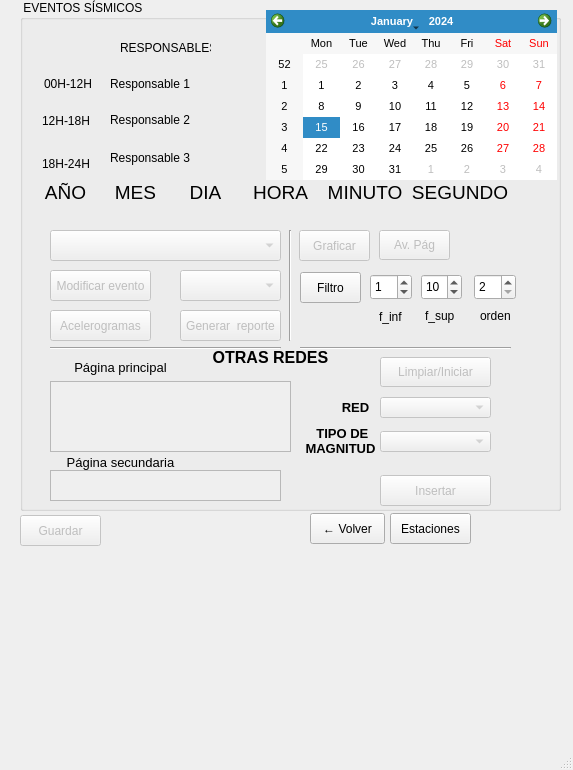
<?xml version="1.0" encoding="UTF-8"?>
<ui version="4.0">
 <class>MainWindow</class>
 <widget class="QMainWindow" name="MainWindow">
  <property name="geometry">
   <rect>
    <x>0</x>
    <y>0</y>
    <width>573</width>
    <height>770</height>
   </rect>
  </property>
  <property name="windowTitle">
   <string>MainWindow</string>
  </property>
  <widget class="QWidget" name="centralwidget">
   <widget class="QGroupBox" name="groupBox">
    <property name="geometry">
     <rect>
      <x>20</x>
      <y>0</y>
      <width>541</width>
      <height>511</height>
     </rect>
    </property>
    <property name="title">
     <string> EVENTOS SÍSMICOS</string>
    </property>
    <widget class="QComboBox" name="cmbx_evento_escogido">
     <property name="enabled">
      <bool>false</bool>
     </property>
     <property name="geometry">
      <rect>
       <x>30</x>
       <y>230</y>
       <width>231</width>
       <height>31</height>
      </rect>
     </property>
    </widget>
    <widget class="QComboBox" name="cmbx_evento">
     <property name="enabled">
      <bool>false</bool>
     </property>
     <property name="geometry">
      <rect>
       <x>160</x>
       <y>270</y>
       <width>101</width>
       <height>31</height>
      </rect>
     </property>
    </widget>
    <widget class="QPushButton" name="Btn_modificar">
     <property name="enabled">
      <bool>false</bool>
     </property>
     <property name="geometry">
      <rect>
       <x>30</x>
       <y>270</y>
       <width>101</width>
       <height>31</height>
      </rect>
     </property>
     <property name="text">
      <string>Modificar evento</string>
     </property>
    </widget>
    <widget class="QComboBox" name="cmbx_red">
     <property name="enabled">
      <bool>false</bool>
     </property>
     <property name="geometry">
      <rect>
       <x>360</x>
       <y>397</y>
       <width>111</width>
       <height>21</height>
      </rect>
     </property>
    </widget>
    <widget class="QTextEdit" name="textEdit">
     <property name="enabled">
      <bool>false</bool>
     </property>
     <property name="geometry">
      <rect>
       <x>30</x>
       <y>381</y>
       <width>241</width>
       <height>71</height>
      </rect>
     </property>
    </widget>
    <widget class="QComboBox" name="cmbx_tipo_mag">
     <property name="enabled">
      <bool>false</bool>
     </property>
     <property name="geometry">
      <rect>
       <x>360</x>
       <y>431</y>
       <width>111</width>
       <height>21</height>
      </rect>
     </property>
    </widget>
    <widget class="QPushButton" name="Btn_insertar">
     <property name="enabled">
      <bool>false</bool>
     </property>
     <property name="geometry">
      <rect>
       <x>360</x>
       <y>475</y>
       <width>111</width>
       <height>31</height>
      </rect>
     </property>
     <property name="text">
      <string>Insertar</string>
     </property>
    </widget>
    <widget class="QTextEdit" name="textEdit_2">
     <property name="enabled">
      <bool>false</bool>
     </property>
     <property name="geometry">
      <rect>
       <x>30</x>
       <y>470</y>
       <width>231</width>
       <height>31</height>
      </rect>
     </property>
    </widget>
    <widget class="QLabel" name="label_t_7">
     <property name="enabled">
      <bool>true</bool>
     </property>
     <property name="geometry">
      <rect>
       <x>310</x>
       <y>387</y>
       <width>51</width>
       <height>40</height>
      </rect>
     </property>
     <property name="font">
      <font>
       <pointsize>10</pointsize>
       <weight>75</weight>
       <bold>true</bold>
      </font>
     </property>
     <property name="text">
      <string>RED</string>
     </property>
     <property name="scaledContents">
      <bool>false</bool>
     </property>
     <property name="alignment">
      <set>Qt::AlignCenter</set>
     </property>
     <property name="wordWrap">
      <bool>false</bool>
     </property>
    </widget>
    <widget class="QLabel" name="label_t_8">
     <property name="enabled">
      <bool>true</bool>
     </property>
     <property name="geometry">
      <rect>
       <x>260</x>
       <y>421</y>
       <width>121</width>
       <height>40</height>
      </rect>
     </property>
     <property name="font">
      <font>
       <pointsize>10</pointsize>
       <weight>75</weight>
       <bold>true</bold>
      </font>
     </property>
     <property name="text">
      <string> TIPO DE
MAGNITUD</string>
     </property>
     <property name="scaledContents">
      <bool>false</bool>
     </property>
     <property name="alignment">
      <set>Qt::AlignCenter</set>
     </property>
     <property name="wordWrap">
      <bool>false</bool>
     </property>
    </widget>
    <widget class="QLabel" name="label_t_9">
     <property name="enabled">
      <bool>true</bool>
     </property>
     <property name="geometry">
      <rect>
       <x>30</x>
       <y>357</y>
       <width>141</width>
       <height>21</height>
      </rect>
     </property>
     <property name="font">
      <font>
       <pointsize>10</pointsize>
       <weight>50</weight>
       <bold>false</bold>
      </font>
     </property>
     <property name="text">
      <string>Página principal</string>
     </property>
     <property name="scaledContents">
      <bool>false</bool>
     </property>
     <property name="alignment">
      <set>Qt::AlignCenter</set>
     </property>
     <property name="wordWrap">
      <bool>false</bool>
     </property>
    </widget>
    <widget class="QLabel" name="label_t_10">
     <property name="enabled">
      <bool>true</bool>
     </property>
     <property name="geometry">
      <rect>
       <x>30</x>
       <y>452</y>
       <width>141</width>
       <height>20</height>
      </rect>
     </property>
     <property name="font">
      <font>
       <pointsize>10</pointsize>
       <weight>50</weight>
       <bold>false</bold>
      </font>
     </property>
     <property name="text">
      <string>Página secundaria</string>
     </property>
     <property name="scaledContents">
      <bool>false</bool>
     </property>
     <property name="alignment">
      <set>Qt::AlignCenter</set>
     </property>
     <property name="wordWrap">
      <bool>false</bool>
     </property>
    </widget>
    <widget class="QLabel" name="label_t_3">
     <property name="enabled">
      <bool>true</bool>
     </property>
     <property name="geometry">
      <rect>
       <x>160</x>
       <y>177</y>
       <width>51</width>
       <height>31</height>
      </rect>
     </property>
     <property name="font">
      <font>
       <pointsize>14</pointsize>
      </font>
     </property>
     <property name="text">
      <string>DIA</string>
     </property>
     <property name="alignment">
      <set>Qt::AlignCenter</set>
     </property>
     <property name="wordWrap">
      <bool>false</bool>
     </property>
    </widget>
    <widget class="QLabel" name="label_2">
     <property name="geometry">
      <rect>
       <x>97</x>
       <y>207</y>
       <width>51</width>
       <height>16</height>
      </rect>
     </property>
     <property name="font">
      <font>
       <pointsize>14</pointsize>
      </font>
     </property>
     <property name="text">
      <string/>
     </property>
     <property name="alignment">
      <set>Qt::AlignCenter</set>
     </property>
    </widget>
    <widget class="QLabel" name="label_6">
     <property name="geometry">
      <rect>
       <x>417</x>
       <y>207</y>
       <width>51</width>
       <height>16</height>
      </rect>
     </property>
     <property name="font">
      <font>
       <pointsize>14</pointsize>
      </font>
     </property>
     <property name="text">
      <string/>
     </property>
     <property name="alignment">
      <set>Qt::AlignCenter</set>
     </property>
    </widget>
    <widget class="QLabel" name="label_5">
     <property name="geometry">
      <rect>
       <x>327</x>
       <y>207</y>
       <width>51</width>
       <height>16</height>
      </rect>
     </property>
     <property name="font">
      <font>
       <pointsize>14</pointsize>
      </font>
     </property>
     <property name="text">
      <string/>
     </property>
     <property name="alignment">
      <set>Qt::AlignCenter</set>
     </property>
    </widget>
    <widget class="QLabel" name="label_t_5">
     <property name="enabled">
      <bool>true</bool>
     </property>
     <property name="geometry">
      <rect>
       <x>300</x>
       <y>177</y>
       <width>90</width>
       <height>31</height>
      </rect>
     </property>
     <property name="font">
      <font>
       <pointsize>14</pointsize>
      </font>
     </property>
     <property name="text">
      <string>MINUTO</string>
     </property>
     <property name="alignment">
      <set>Qt::AlignCenter</set>
     </property>
     <property name="wordWrap">
      <bool>false</bool>
     </property>
    </widget>
    <widget class="QLabel" name="label_t_6">
     <property name="enabled">
      <bool>true</bool>
     </property>
     <property name="geometry">
      <rect>
       <x>390</x>
       <y>177</y>
       <width>100</width>
       <height>31</height>
      </rect>
     </property>
     <property name="font">
      <font>
       <pointsize>14</pointsize>
      </font>
     </property>
     <property name="text">
      <string>SEGUNDO</string>
     </property>
     <property name="alignment">
      <set>Qt::AlignCenter</set>
     </property>
     <property name="wordWrap">
      <bool>false</bool>
     </property>
    </widget>
    <widget class="QLabel" name="label_4">
     <property name="geometry">
      <rect>
       <x>247</x>
       <y>207</y>
       <width>51</width>
       <height>16</height>
      </rect>
     </property>
     <property name="font">
      <font>
       <pointsize>14</pointsize>
      </font>
     </property>
     <property name="text">
      <string/>
     </property>
     <property name="alignment">
      <set>Qt::AlignCenter</set>
     </property>
    </widget>
    <widget class="QLabel" name="label_1">
     <property name="geometry">
      <rect>
       <x>27</x>
       <y>207</y>
       <width>51</width>
       <height>16</height>
      </rect>
     </property>
     <property name="font">
      <font>
       <pointsize>14</pointsize>
      </font>
     </property>
     <property name="text">
      <string/>
     </property>
     <property name="alignment">
      <set>Qt::AlignCenter</set>
     </property>
    </widget>
    <widget class="QLabel" name="label_3">
     <property name="geometry">
      <rect>
       <x>167</x>
       <y>207</y>
       <width>51</width>
       <height>16</height>
      </rect>
     </property>
     <property name="font">
      <font>
       <pointsize>14</pointsize>
      </font>
     </property>
     <property name="text">
      <string/>
     </property>
     <property name="alignment">
      <set>Qt::AlignCenter</set>
     </property>
    </widget>
    <widget class="QLabel" name="label_t_2">
     <property name="enabled">
      <bool>true</bool>
     </property>
     <property name="geometry">
      <rect>
       <x>90</x>
       <y>177</y>
       <width>51</width>
       <height>31</height>
      </rect>
     </property>
     <property name="font">
      <font>
       <pointsize>14</pointsize>
      </font>
     </property>
     <property name="text">
      <string>MES</string>
     </property>
     <property name="alignment">
      <set>Qt::AlignCenter</set>
     </property>
     <property name="wordWrap">
      <bool>false</bool>
     </property>
    </widget>
    <widget class="QLabel" name="label_t_1">
     <property name="enabled">
      <bool>true</bool>
     </property>
     <property name="geometry">
      <rect>
       <x>20</x>
       <y>177</y>
       <width>51</width>
       <height>31</height>
      </rect>
     </property>
     <property name="font">
      <font>
       <pointsize>14</pointsize>
      </font>
     </property>
     <property name="text">
      <string>AÑO</string>
     </property>
     <property name="scaledContents">
      <bool>false</bool>
     </property>
     <property name="alignment">
      <set>Qt::AlignCenter</set>
     </property>
     <property name="wordWrap">
      <bool>false</bool>
     </property>
    </widget>
    <widget class="QLabel" name="label_t_4">
     <property name="enabled">
      <bool>true</bool>
     </property>
     <property name="geometry">
      <rect>
       <x>230</x>
       <y>177</y>
       <width>61</width>
       <height>31</height>
      </rect>
     </property>
     <property name="font">
      <font>
       <pointsize>14</pointsize>
      </font>
     </property>
     <property name="text">
      <string>HORA</string>
     </property>
     <property name="alignment">
      <set>Qt::AlignCenter</set>
     </property>
     <property name="wordWrap">
      <bool>false</bool>
     </property>
    </widget>
    <widget class="QPushButton" name="Btn_generar">
     <property name="enabled">
      <bool>false</bool>
     </property>
     <property name="geometry">
      <rect>
       <x>160</x>
       <y>310</y>
       <width>101</width>
       <height>31</height>
      </rect>
     </property>
     <property name="text">
      <string>Generar  reporte</string>
     </property>
    </widget>
    <widget class="Line" name="line">
     <property name="geometry">
      <rect>
       <x>30</x>
       <y>340</y>
       <width>231</width>
       <height>16</height>
      </rect>
     </property>
     <property name="orientation">
      <enum>Qt::Horizontal</enum>
     </property>
    </widget>
    <widget class="QPushButton" name="Btn_graficar">
     <property name="enabled">
      <bool>false</bool>
     </property>
     <property name="geometry">
      <rect>
       <x>279</x>
       <y>230</y>
       <width>71</width>
       <height>31</height>
      </rect>
     </property>
     <property name="text">
      <string>Graficar</string>
     </property>
    </widget>
    <widget class="QCalendarWidget" name="calendarWidget">
     <property name="geometry">
      <rect>
       <x>246</x>
       <y>10</y>
       <width>291</width>
       <height>170</height>
      </rect>
     </property>
     <property name="font">
      <font>
       <pointsize>8</pointsize>
      </font>
     </property>
    </widget>
    <widget class="QLabel" name="label">
     <property name="geometry">
      <rect>
       <x>24</x>
       <y>77</y>
       <width>47</width>
       <height>13</height>
      </rect>
     </property>
     <property name="text">
      <string>00H-12H</string>
     </property>
    </widget>
    <widget class="QLabel" name="label_7">
     <property name="geometry">
      <rect>
       <x>22</x>
       <y>114</y>
       <width>47</width>
       <height>13</height>
      </rect>
     </property>
     <property name="text">
      <string>12H-18H</string>
     </property>
    </widget>
    <widget class="QLabel" name="label_8">
     <property name="geometry">
      <rect>
       <x>22</x>
       <y>157</y>
       <width>47</width>
       <height>13</height>
      </rect>
     </property>
     <property name="text">
      <string>18H-24H</string>
     </property>
    </widget>
    <widget class="QLabel" name="label_9">
     <property name="geometry">
      <rect>
       <x>100</x>
       <y>40</y>
       <width>91</width>
       <height>16</height>
      </rect>
     </property>
     <property name="text">
      <string>RESPONSABLES</string>
     </property>
    </widget>
    <widget class="QLabel" name="lbl_responsable_1">
     <property name="geometry">
      <rect>
       <x>90</x>
       <y>76</y>
       <width>101</width>
       <height>16</height>
      </rect>
     </property>
     <property name="text">
      <string>Responsable 1</string>
     </property>
    </widget>
    <widget class="QLabel" name="lbl_responsable_2">
     <property name="geometry">
      <rect>
       <x>90</x>
       <y>112</y>
       <width>101</width>
       <height>16</height>
      </rect>
     </property>
     <property name="text">
      <string>Responsable 2</string>
     </property>
    </widget>
    <widget class="QLabel" name="lbl_responsable_3">
     <property name="geometry">
      <rect>
       <x>90</x>
       <y>150</y>
       <width>101</width>
       <height>16</height>
      </rect>
     </property>
     <property name="text">
      <string>Responsable 3</string>
     </property>
    </widget>
    <widget class="QPushButton" name="Btn_acelerograma">
     <property name="enabled">
      <bool>false</bool>
     </property>
     <property name="geometry">
      <rect>
       <x>30</x>
       <y>310</y>
       <width>101</width>
       <height>31</height>
      </rect>
     </property>
     <property name="text">
      <string>Acelerogramas</string>
     </property>
    </widget>
    <widget class="QPushButton" name="Btn_limpiar">
     <property name="enabled">
      <bool>false</bool>
     </property>
     <property name="geometry">
      <rect>
       <x>360</x>
       <y>357</y>
       <width>111</width>
       <height>30</height>
      </rect>
     </property>
     <property name="text">
      <string>Limpiar/Iniciar</string>
     </property>
    </widget>
    <widget class="QLabel" name="label_t_11">
     <property name="enabled">
      <bool>true</bool>
     </property>
     <property name="geometry">
      <rect>
       <x>160</x>
       <y>337</y>
       <width>181</width>
       <height>40</height>
      </rect>
     </property>
     <property name="font">
      <font>
       <pointsize>12</pointsize>
       <weight>75</weight>
       <bold>true</bold>
      </font>
     </property>
     <property name="text">
      <string>OTRAS REDES</string>
     </property>
     <property name="scaledContents">
      <bool>false</bool>
     </property>
     <property name="alignment">
      <set>Qt::AlignCenter</set>
     </property>
     <property name="wordWrap">
      <bool>false</bool>
     </property>
    </widget>
    <widget class="QPushButton" name="Btn_pagina">
     <property name="enabled">
      <bool>false</bool>
     </property>
     <property name="geometry">
      <rect>
       <x>359</x>
       <y>230</y>
       <width>71</width>
       <height>30</height>
      </rect>
     </property>
     <property name="text">
      <string>Av. Pág</string>
     </property>
    </widget>
    <widget class="QLabel" name="label_12">
     <property name="geometry">
      <rect>
       <x>359</x>
       <y>307</y>
       <width>31</width>
       <height>20</height>
      </rect>
     </property>
     <property name="text">
      <string>f_inf</string>
     </property>
    </widget>
    <widget class="QSpinBox" name="sp_Box_fsup">
     <property name="geometry">
      <rect>
       <x>401</x>
       <y>274</y>
       <width>41</width>
       <height>26</height>
      </rect>
     </property>
     <property name="minimum">
      <number>5</number>
     </property>
     <property name="maximum">
      <number>20</number>
     </property>
     <property name="value">
      <number>10</number>
     </property>
    </widget>
    <widget class="QLabel" name="label_11">
     <property name="geometry">
      <rect>
       <x>460</x>
       <y>306</y>
       <width>31</width>
       <height>20</height>
      </rect>
     </property>
     <property name="text">
      <string>orden</string>
     </property>
    </widget>
    <widget class="QSpinBox" name="sp_Box_orden">
     <property name="geometry">
      <rect>
       <x>454</x>
       <y>274</y>
       <width>42</width>
       <height>26</height>
      </rect>
     </property>
     <property name="minimum">
      <number>2</number>
     </property>
     <property name="maximum">
      <number>10</number>
     </property>
     <property name="singleStep">
      <number>2</number>
     </property>
    </widget>
    <widget class="QPushButton" name="Btn_filtrar">
     <property name="geometry">
      <rect>
       <x>280</x>
       <y>272</y>
       <width>61</width>
       <height>31</height>
      </rect>
     </property>
     <property name="text">
      <string>Filtro</string>
     </property>
    </widget>
    <widget class="QSpinBox" name="sp_Box_finf">
     <property name="geometry">
      <rect>
       <x>350</x>
       <y>274</y>
       <width>42</width>
       <height>26</height>
      </rect>
     </property>
     <property name="maximum">
      <number>20</number>
     </property>
     <property name="value">
      <number>1</number>
     </property>
    </widget>
    <widget class="QLabel" name="label_10">
     <property name="geometry">
      <rect>
       <x>405</x>
       <y>306</y>
       <width>30</width>
       <height>20</height>
      </rect>
     </property>
     <property name="text">
      <string>f_sup</string>
     </property>
    </widget>
    <widget class="Line" name="line_2">
     <property name="geometry">
      <rect>
       <x>260</x>
       <y>230</y>
       <width>20</width>
       <height>111</height>
      </rect>
     </property>
     <property name="orientation">
      <enum>Qt::Vertical</enum>
     </property>
    </widget>
    <widget class="Line" name="line_3">
     <property name="geometry">
      <rect>
       <x>280</x>
       <y>340</y>
       <width>211</width>
       <height>16</height>
      </rect>
     </property>
     <property name="orientation">
      <enum>Qt::Horizontal</enum>
     </property>
    </widget>
   </widget>
   <widget class="QPushButton" name="Btn_Salir">
    <property name="geometry">
     <rect>
      <x>310</x>
      <y>513</y>
      <width>75</width>
      <height>31</height>
     </rect>
    </property>
    <property name="text">
     <string>← Volver</string>
    </property>
   </widget>
   <widget class="QPushButton" name="Btn_guardar">
    <property name="enabled">
     <bool>false</bool>
    </property>
    <property name="geometry">
     <rect>
      <x>20</x>
      <y>515</y>
      <width>81</width>
      <height>31</height>
     </rect>
    </property>
    <property name="text">
     <string>Guardar</string>
    </property>
   </widget>
   <widget class="QLabel" name="Lbl_directorio">
    <property name="enabled">
     <bool>true</bool>
    </property>
    <property name="geometry">
     <rect>
      <x>30</x>
      <y>670</y>
      <width>531</width>
      <height>21</height>
     </rect>
    </property>
    <property name="font">
     <font>
      <family>Arial</family>
      <pointsize>8</pointsize>
     </font>
    </property>
    <property name="text">
     <string/>
    </property>
    <property name="alignment">
     <set>Qt::AlignJustify|Qt::AlignTop</set>
    </property>
   </widget>
   <widget class="QPushButton" name="Btn_estacion">
    <property name="enabled">
     <bool>true</bool>
    </property>
    <property name="geometry">
     <rect>
      <x>390</x>
      <y>513</y>
      <width>81</width>
      <height>31</height>
     </rect>
    </property>
    <property name="text">
     <string>Estaciones</string>
    </property>
   </widget>
  </widget>
  <widget class="QMenuBar" name="menubar">
   <property name="geometry">
    <rect>
     <x>0</x>
     <y>0</y>
     <width>573</width>
     <height>21</height>
    </rect>
   </property>
  </widget>
  <widget class="QStatusBar" name="statusbar"/>
 </widget>
 <resources/>
 <connections/>
</ui>
